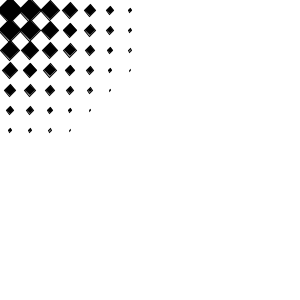
Frame 1 (no input)
Frame 60 (the mouse pressed at the canvas centre just before this capture): identical to frame 1, image omitted
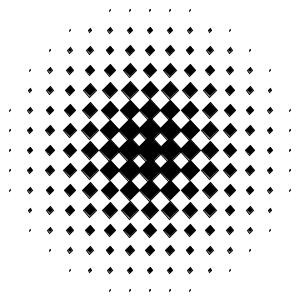
Frame 120 (the mouse held since frame 60 and released just before this capture)

The Processing sketch that drew these frames (run headless with seeded random() and noise(); from frame 60 on, the mouse is pressed at the canvas centre):

// Processing sketch: processing_42970
// ── processing_42970.pde

int rectDiameter;
int[][] sqArray;

void setup()
{
  size(300, 300);
  background(255);
  rectDiameter = 20;
  sqArray = new int[30][30];
  rectMode(CENTER);
}

void draw()
{
  background(255);
  fill(0);
  
  for(int i = 0; i < 15; i++)
  {
    for(int j = 0; j < 15; j++)
    {
      float d = constrain(map(dist(10 + j * rectDiameter , 10 + i * rectDiameter, mouseX, mouseY), 0, 150, 20, 0), 0, 20);
      
      if(d != 0)
      {
        pushMatrix();
        translate(10 + j * rectDiameter , 10 + i * rectDiameter);
        rotate(PI/4);
        rect(0, 0, d, d);
        popMatrix();
      }
    }
  }
}
